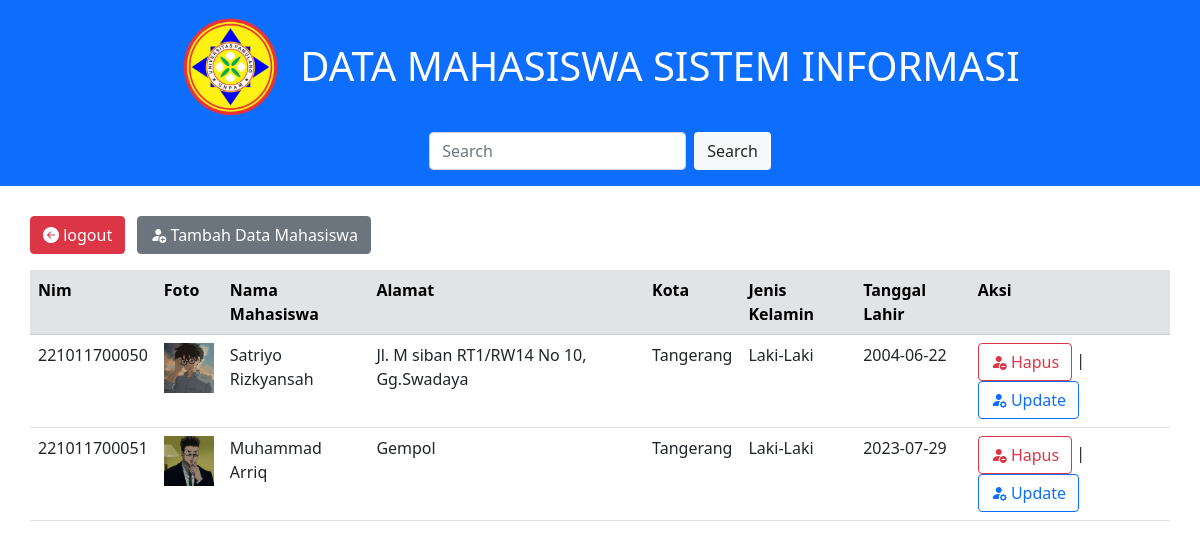
The app's page /index.php (signed in) with its own data.
### tables this page shows
CREATE TABLE `mahasiswa` (
  `nim` char(50) NOT NULL,
  `nama_mhs` varchar(50) NOT NULL,
  `alamat` varchar(50) NOT NULL,
  `kota` varchar(50) NOT NULL,
  `jns_kelamin` varchar(1) NOT NULL,
  `tgl_lahir` date NOT NULL,
  `gambar` varchar(255) NOT NULL
);

### functions.php (called while the page is built, shortened)
<?php
    $conn = mysqli_connect("localhost", "root", "", "kampus");
    function query($query) {
        global $conn;
        $result = mysqli_query($conn, $query);
        $rows = [];
        while($row = mysqli_fetch_assoc($result)){
            $rows [] = $row;
        }
        return $rows;
    }
?>

### index.php (the view, shortened to what this page needs)
<?php
  require 'functions.php';
  $mahasiswa = query("SELECT * FROM mahasiswa");
?>
<!DOCTYPE html>
<html lang="en">
  <head>
    <link href="https://cdn.jsdelivr.net/npm/bootstrap@5.0.2/dist/css/bootstrap.min.css" rel="stylesheet" />
    <link rel="stylesheet" href="https://cdn.jsdelivr.net/npm/bootstrap-icons@1.10.5/font/bootstrap-icons.css" />
    <link rel="stylesheet" href="css/style.css" />
    <link rel="stylesheet" href="https://cdn.jsdelivr.net/npm/bootstrap-icons@1.10.5/font/bootstrap-icons.css">
  </head>
  <body>
    <nav class="navbar bg-primary">
      <nav class="navbar bg-body-tertiary">
        <div class="container-fluid">
          <img class ="nav-logo" src="photo/logo-unpam.png" alt="" width="100px" height="100px">
          <span class="navbar-text fs-1">DATA MAHASISWA SISTEM INFORMASI</span>
        </div>
      </nav>
      <nav class="navbar navbar-light">
        <div class="container-fluid">
          <form class="d-flex" action="" method="post">
            <input class="form-control me-2" type="search" placeholder="Search" aria-label="Search" name="keyword"/>
            <button class="btn bg-light" type="submit" name="cari">Search</button>
          </form>
        </div>
      </nav>
    </nav>
    <section class="tabel">
      <button type="button" class="btn btn-danger tambah-mhs"><a href="logout.php" style="color:white; text-decoration: none;"><i class="bi bi-arrow-left-circle-fill" ></i> logout</a></button>
      <button type="button" class="btn btn-secondary tambah-mhs ms-2"><a href="tambah.php" style="color:white; text-decoration: none;"><i class="bi bi-person-fill-add"></i> Tambah Data Mahasiswa</a></button>
      <table class="table mt-3 ">
        <tr>
          <th class="table-secondary">Nim</th>
          <th class="table-secondary">Foto</th>
          <th class="table-secondary">Nama Mahasiswa</th>
          <th class="table-secondary">Alamat</th>
          <th class="table-secondary">Kota</th>
          <th class="table-secondary">Jenis Kelamin</th>
          <th class="table-secondary">Tanggal Lahir</th>
          <th class="table-secondary">Aksi</th>
        </tr>
        <?php foreach($mahasiswa as $mhs) : ?>
        <tr>
          <td><?= $mhs["nim"]?></td>
          <td><img src="photo/ava/<?= $mhs["gambar"]?>" alt="" width="50"></td>
          <td><?= $mhs["nama_mhs"]?></td>
          <td><?= $mhs["alamat"]?></td>
          <td><?= $mhs["kota"]?></td>
          <td><?php
                if($mhs["jns_kelamin"] == 'L') {
                  echo "Laki-Laki";
                } else{
                  echo "Perempuan";
                }
          ?></td>
          <td><?= $mhs["tgl_lahir"]?></td>
          <td>
            <a class="btn btn-outline-danger" href="hapus.php?nim=<?=$mhs['nim']?>" onclick="return confirm('yakin?');" role="button"><i class="bi bi-person-fill-dash"></i> Hapus</a> |
            <a class="btn btn-outline-primary" href="update.php?nim=<?=$mhs['nim']?>" role="button"><i class="bi bi-person-fill-gear"></i> Update</a>
          </td>
        </tr>
        <?php endforeach;?>
      </table>
    </section>
  </body>
</html>

### css/style.css (style rules this page uses)
.navbar { text-align: center; margin: auto; color: white; }
.nav-logo { margin-right: 20px; }
.table { width: 95%; margin: auto; }
.tambah-mhs { margin-left: 2.5%; margin-top: 2.5%; color: white; }

### records on screen
mahasiswa: nim "221011700050", gambar (picture), nama_mhs "Satriyo Rizkyansah", alamat "Jl. M siban RT1/RW14 No 10, Gg.Swadaya", kota "Tangerang", jns_kelamin "Laki-Laki", tgl_lahir "2004-06-22"
mahasiswa: nim "221011700051", gambar (picture), nama_mhs "Muhammad Arriq", alamat "Gempol", kota "Tangerang", jns_kelamin "Laki-Laki", tgl_lahir "2023-07-29"
